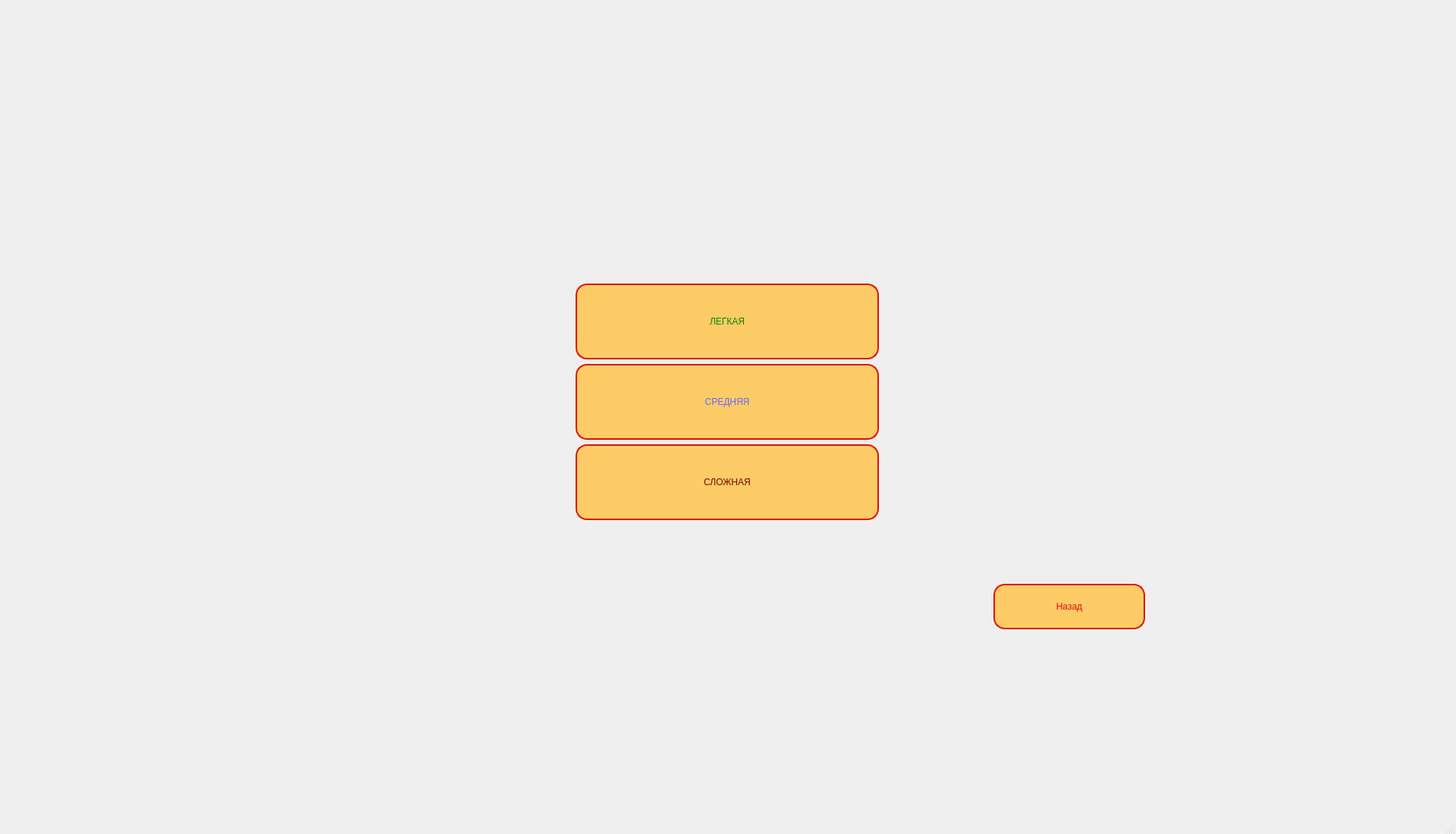
<?xml version="1.0" encoding="UTF-8"?>
<ui version="4.0">
 <class>LevelWindow</class>
 <widget class="QMainWindow" name="LevelWindow">
  <property name="geometry">
   <rect>
    <x>0</x>
    <y>0</y>
    <width>1920</width>
    <height>1100</height>
   </rect>
  </property>
  <property name="baseSize">
   <size>
    <width>1920</width>
    <height>1100</height>
   </size>
  </property>
  <property name="windowTitle">
   <string>Выберите сложность</string>
  </property>
  <widget class="QWidget" name="centralwidget">
   <widget class="QWidget" name="gridLayoutWidget">
    <property name="geometry">
     <rect>
      <x>19</x>
      <y>9</y>
      <width>1881</width>
      <height>1041</height>
     </rect>
    </property>
    <layout class="QGridLayout" name="gridLayout">
     <item row="2" column="0">
      <widget class="QPushButton" name="medium">
       <property name="minimumSize">
        <size>
         <width>400</width>
         <height>100</height>
        </size>
       </property>
       <property name="maximumSize">
        <size>
         <width>400</width>
         <height>16777215</height>
        </size>
       </property>
       <property name="cursor">
        <cursorShape>PointingHandCursor</cursorShape>
       </property>
       <property name="styleSheet">
        <string notr="true">QPushButton {
font: 40pt bold &quot;Arial&quot;;
background-color: rgb(254, 204, 102);
color: rgb(102, 102, 255);
border-radius: 15px;
border: 2px solid rgb(228, 13, 5);
}

QPushButton:hover {
font: 44pt bold &quot;Arial&quot;;

}
</string>
       </property>
       <property name="text">
        <string>СРЕДНЯЯ</string>
       </property>
      </widget>
     </item>
     <item row="3" column="0">
      <widget class="QPushButton" name="hard">
       <property name="minimumSize">
        <size>
         <width>400</width>
         <height>100</height>
        </size>
       </property>
       <property name="maximumSize">
        <size>
         <width>400</width>
         <height>16777215</height>
        </size>
       </property>
       <property name="cursor">
        <cursorShape>PointingHandCursor</cursorShape>
       </property>
       <property name="styleSheet">
        <string notr="true">QPushButton {
font: 40pt bold &quot;Arial&quot;;
background-color: rgb(254, 204, 102);
color: rgb(128, 0, 2);
border-radius: 15px;
border: 2px solid rgb(228, 13, 5);
}

QPushButton:hover {
font: 44pt bold &quot;Arial&quot;;

}</string>
       </property>
       <property name="text">
        <string>СЛОЖНАЯ</string>
       </property>
      </widget>
     </item>
     <item row="0" column="0">
      <spacer name="verticalSpacer_2">
       <property name="orientation">
        <enum>Qt::Vertical</enum>
       </property>
       <property name="sizeHint" stdset="0">
        <size>
         <width>20</width>
         <height>40</height>
        </size>
       </property>
      </spacer>
     </item>
     <item row="1" column="0">
      <widget class="QPushButton" name="easy">
       <property name="minimumSize">
        <size>
         <width>400</width>
         <height>100</height>
        </size>
       </property>
       <property name="maximumSize">
        <size>
         <width>400</width>
         <height>16777215</height>
        </size>
       </property>
       <property name="cursor">
        <cursorShape>PointingHandCursor</cursorShape>
       </property>
       <property name="styleSheet">
        <string notr="true">QPushButton {
font: 40pt bold &quot;Arial&quot;;
background-color: rgb(254, 204, 102);
color: rgb(16, 128, 1);
border-radius: 15px;
border: 2px solid rgb(228, 13, 5);
}

QPushButton:hover {
font: 44pt bold &quot;Arial&quot;;

}
</string>
       </property>
       <property name="text">
        <string>ЛЕГКАЯ</string>
       </property>
      </widget>
     </item>
     <item row="4" column="0">
      <spacer name="verticalSpacer">
       <property name="orientation">
        <enum>Qt::Vertical</enum>
       </property>
       <property name="sizeHint" stdset="0">
        <size>
         <width>20</width>
         <height>40</height>
        </size>
       </property>
      </spacer>
     </item>
    </layout>
   </widget>
   <widget class="QPushButton" name="go_back">
    <property name="enabled">
     <bool>true</bool>
    </property>
    <property name="geometry">
     <rect>
      <x>1310</x>
      <y>770</y>
      <width>200</width>
      <height>60</height>
     </rect>
    </property>
    <property name="sizePolicy">
     <sizepolicy hsizetype="Minimum" vsizetype="Fixed">
      <horstretch>0</horstretch>
      <verstretch>0</verstretch>
     </sizepolicy>
    </property>
    <property name="minimumSize">
     <size>
      <width>0</width>
      <height>60</height>
     </size>
    </property>
    <property name="maximumSize">
     <size>
      <width>200</width>
      <height>16777215</height>
     </size>
    </property>
    <property name="cursor">
     <cursorShape>PointingHandCursor</cursorShape>
    </property>
    <property name="layoutDirection">
     <enum>Qt::LeftToRight</enum>
    </property>
    <property name="styleSheet">
     <string notr="true">QPushButton {
	font: 75 30pt &quot;Courier&quot;;
color: rgb(252, 1, 7);
background-color: rgb(254, 204, 102);
border-radius: 15px;
border: 2px solid rgb(228, 13, 5);
}

QPushButton:hover {
	color: rgb(252, 69, 74);
	font: 32pt &quot;Courier&quot;;
}
</string>
    </property>
    <property name="text">
     <string>Назад</string>
    </property>
   </widget>
  </widget>
  <widget class="QMenuBar" name="menubar">
   <property name="geometry">
    <rect>
     <x>0</x>
     <y>0</y>
     <width>1920</width>
     <height>24</height>
    </rect>
   </property>
  </widget>
  <widget class="QStatusBar" name="statusbar"/>
 </widget>
 <resources/>
 <connections/>
</ui>
